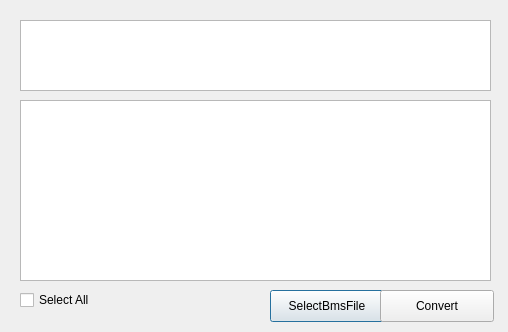
<?xml version="1.0" encoding="UTF-8"?>
<ui version="4.0">
 <class>BmsConvertDialog</class>
 <widget class="QDialog" name="BmsConvertDialog">
  <property name="geometry">
   <rect>
    <x>0</x>
    <y>0</y>
    <width>508</width>
    <height>332</height>
   </rect>
  </property>
  <property name="windowTitle">
   <string>Dialog</string>
  </property>
  <widget class="QTextBrowser" name="userInfoTextBrowser">
   <property name="geometry">
    <rect>
     <x>20</x>
     <y>20</y>
     <width>471</width>
     <height>71</height>
    </rect>
   </property>
  </widget>
  <widget class="QPushButton" name="selectBmsButton">
   <property name="geometry">
    <rect>
     <x>270</x>
     <y>290</y>
     <width>114</width>
     <height>32</height>
    </rect>
   </property>
   <property name="text">
    <string>SelectBmsFile</string>
   </property>
  </widget>
  <widget class="QPushButton" name="convertButton">
   <property name="geometry">
    <rect>
     <x>380</x>
     <y>290</y>
     <width>114</width>
     <height>32</height>
    </rect>
   </property>
   <property name="text">
    <string>Convert</string>
   </property>
  </widget>
  <widget class="QListWidget" name="opernDirListWidget">
   <property name="geometry">
    <rect>
     <x>20</x>
     <y>100</y>
     <width>471</width>
     <height>181</height>
    </rect>
   </property>
  </widget>
  <widget class="QCheckBox" name="selectAllCheckBox">
   <property name="geometry">
    <rect>
     <x>20</x>
     <y>290</y>
     <width>91</width>
     <height>20</height>
    </rect>
   </property>
   <property name="text">
    <string>Select All</string>
   </property>
  </widget>
 </widget>
 <resources/>
 <connections>
  <connection>
   <sender>selectAllCheckBox</sender>
   <signal>stateChanged(int)</signal>
   <receiver>BmsConvertDialog</receiver>
   <slot>onSelectAll(int)</slot>
   <hints>
    <hint type="sourcelabel">
     <x>65</x>
     <y>299</y>
    </hint>
    <hint type="destinationlabel">
     <x>253</x>
     <y>165</y>
    </hint>
   </hints>
  </connection>
 </connections>
 <slots>
  <slot>onSelectAll(int)</slot>
  <slot>onClickListItem(QListWidgetItem*)</slot>
 </slots>
</ui>
